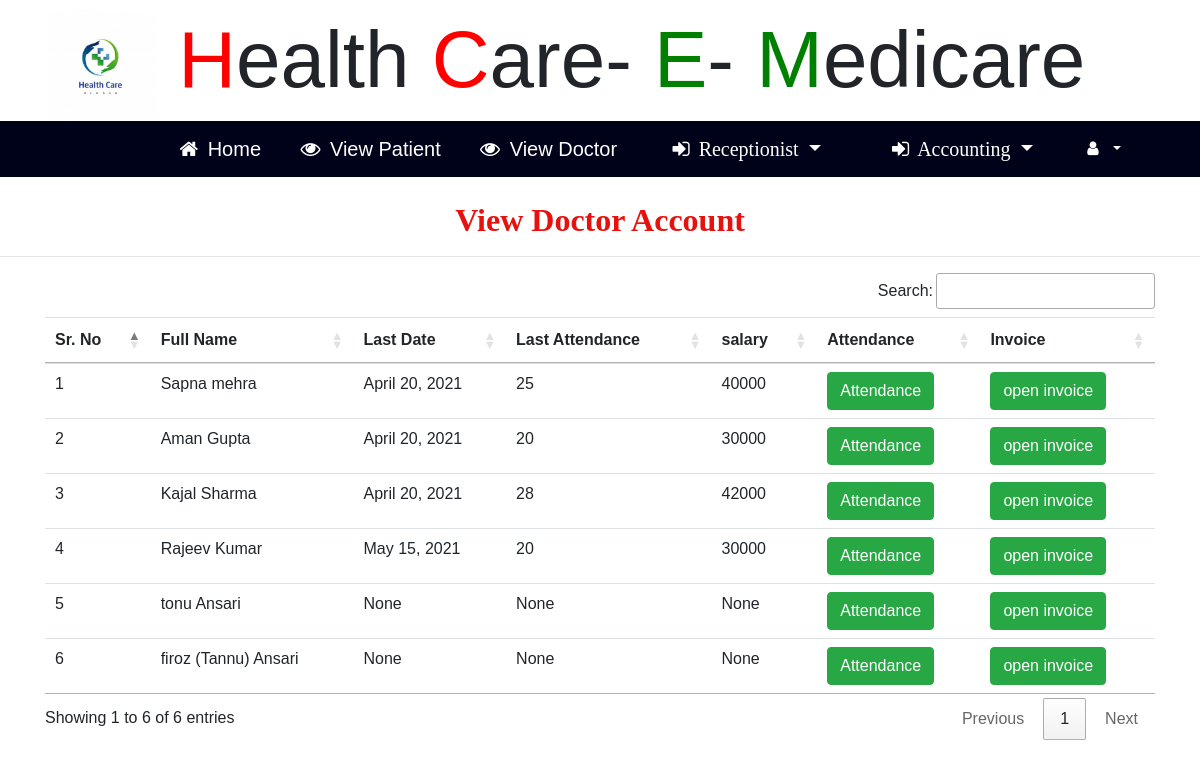
The app's page /doctor_accounting with its own data.
### hopital/models.py (models this page shows, shortened)
class Doctor(models.Model):
    status = models.ForeignKey(Doc_Status,on_delete=models.CASCADE,null=True)
    sign = models.ForeignKey(Signup_User,on_delete=models.CASCADE,null=True)
    age = models.IntegerField(null=True)
    salary = models.IntegerField(null=True)
    last_attend = models.IntegerField(null=True)
    last_date = models.DateField(null=True)
    address = models.CharField(max_length=30,null=True)
    qualification = models.CharField(max_length=30,null=True)
    specialist = models.CharField(max_length=30,null=True)
    gender = models.CharField(max_length=30,null=True)

class Signup_User(models.Model):
    user = models.ForeignKey(User,on_delete=models.CASCADE,null=True)
    mobile = models.IntegerField(null=True)
    image = models.FileField(null=True)
    reg = models.CharField(max_length=30,null=True)

### hopital/views.py (the view)
# urls.py: path('doctor_accounting',Doctor_Accouting,name="doctor_accounting"),
def Doctor_Accouting(request):
    account = Doctor.objects.all()
    d= {'account':account}
    return render(request,'doctor_accounting.html',d)

### hopital/templates/doctor_accounting.html (shortened to what this page needs)
{% include 'hr_nav.html' %}
{% block body %}
<link rel="stylesheet" href="https://cdn.datatables.net/1.10.20/css/jquery.dataTables.min.css">
<link rel="stylesheet" href="https://cdn.datatables.net/buttons/1.6.1/css/buttons.dataTables.min.css">
<center><h2 style = "font-family : 'Monotype Corsiva' ; color : #E6120E ; font-weight : bold;margin-top:2%">
    View Doctor Account</h2></center><hr>
 <div class="container">
<table class="table table-hover" id="example">
  <thead>
  <tr>
    <th>Sr. No</th>
    <th>Full Name</th>
    <th>Last Date</th>
    <th>Last Attendance</th>
    <th>salary</th>
    <th>Attendance</th>
    <th>Invoice</th>
  </tr>
  </thead>
   <tbody>
{% for i in account %}
  <tr>
      <td>{{forloop.counter}}</td>
    <td>{{i.sign.user.first_name}} {{i.sign.user.last_name}}</td>
    <td>{{i.last_date}}</td>
    <td>{{i.last_attend}}</td>
    <td>{{i.salary}}</td>
    <td><a href="{% url 'view_attendance' i.id %}"><button class="btn btn-success">Attendance</button></a></td>
    <td><a href="{% url 'get_invoice' i.id %}"><button class="btn btn-success">open invoice</button></a></td>
  </tr>
   {% endfor %}
    </tbody>
</table>
 </div>
{% endblock %}

### hopital/templates/hr_nav.html (style rules this page uses)
body { font-family: "Lato", sans-serif; }
body { margin:0;font-family:Arial }

### records on screen
Doctor: sign.user.first_name "Sapna", sign.user.last_name "mehra", last_date "April 20, 2021", last_attend "25", salary "40000"
Doctor: sign.user.first_name "Aman", sign.user.last_name "Gupta", last_date "April 20, 2021", last_attend "20", salary "30000"
Doctor: sign.user.first_name "Kajal", sign.user.last_name "Sharma", last_date "April 20, 2021", last_attend "28", salary "42000"
Doctor: sign.user.first_name "Rajeev", sign.user.last_name "Kumar", last_date "May 15, 2021", last_attend "20", salary "30000"
Doctor: sign.user.first_name "tonu", sign.user.last_name "Ansari", last_date "None", last_attend "None", salary "None"
Doctor: sign.user.first_name "firoz (Tannu)", sign.user.last_name "Ansari", last_date "None", last_attend "None", salary "None"
